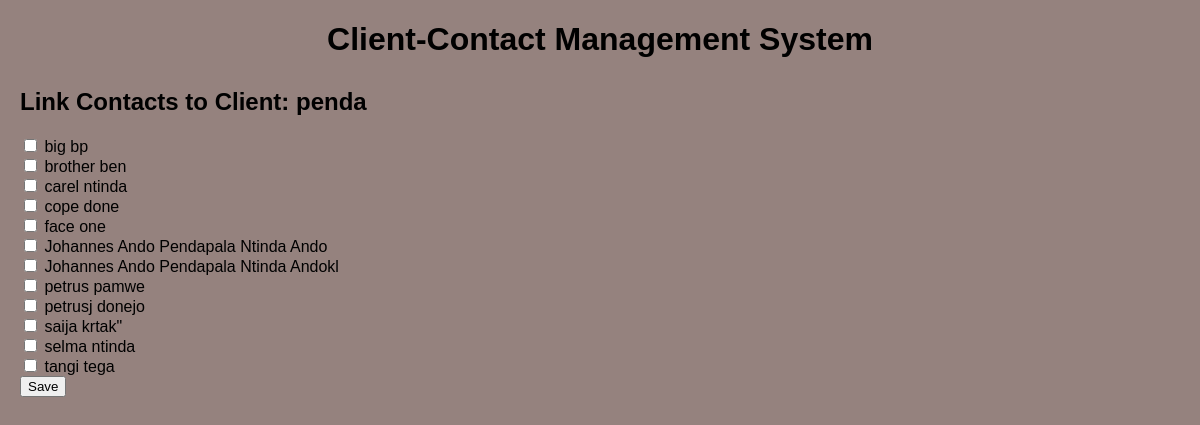
The page /link_contacts.php?client_id=1 on the database its author committed.
### tables this page shows
CREATE TABLE `clients` (
  `id` int(11) UNSIGNED NOT NULL,
  `name` varchar(255) NOT NULL,
  `description` text DEFAULT NULL,
  `type` varchar(100) DEFAULT NULL,
  `client_code` varchar(10) NOT NULL
);

CREATE TABLE `contacts` (
  `id` int(11) UNSIGNED NOT NULL,
  `name` varchar(100) NOT NULL,
  `surname` varchar(100) NOT NULL,
  `email` varchar(255) NOT NULL
);

### link_contacts.php (the view, shortened to what this page needs)
<?php
include 'DB_Connect.php';
?>
<!DOCTYPE html>
<html>
<head>
  <link rel="stylesheet" href="css/style.css">
</head>
<body>
  <h1>Client-Contact Management System</h1>
<?php
if (isset($_GET['client_id'])) {
    $client_id = $_GET['client_id'];
    $client_query = "SELECT * FROM clients WHERE id = $client_id";
    $client_result = $conn->query($client_query);
    if ($client_result->num_rows > 0) {
        $client = $client_result->fetch_assoc();
    } else {
        die("Client not found.");
    }
} else {
    die("Client ID not provided.");
}
?>
<h2>Link Contacts to Client: <?php echo $client['name']; ?></h2>
<form action="link_contacts.php" method="post">
  <?php
  $contact_query = "SELECT * FROM contacts ORDER BY name ASC";
  $contact_result = $conn->query($contact_query);
  if ($contact_result->num_rows > 0) {
      while ($contact = $contact_result->fetch_assoc()) {
          echo '<input type="checkbox" name="contacts[]" value="' . $contact['id'] . '"> ' . $contact['name'] . ' ' . $contact['surname'] . '<br>';
      }
      echo '<input type="submit" value="Save">';
  } else {
      echo "No contacts found. Please create contacts first.";
  }
  ?>
</form>
</body>
</html>

### css/style.css (style rules this page uses)
body { font-family: Arial, sans-serif; margin: 20px; background-color: #95827E; }
h1 { text-align: center; }
h2 { margin-top: 30px; }
form { margin-bottom: 30px; }

### rows shown on the page
clients: name "penda"
contacts: name "big", surname "bp"
contacts: name "brother", surname "ben"
contacts: name "carel", surname "ntinda"
contacts: name "cope", surname "done"
contacts: name "face", surname "one"
contacts: name "Johannes Ando Pendapala Ntinda", surname "Ando"
contacts: name "Johannes Ando Pendapala Ntinda", surname "Andokl"
contacts: name "petrus", surname "pamwe"
contacts: name "petrusj", surname "donejo"
contacts: name "saija", surname "krtak\""
contacts: name "selma", surname "ntinda"
contacts: name "tangi", surname "tega"
